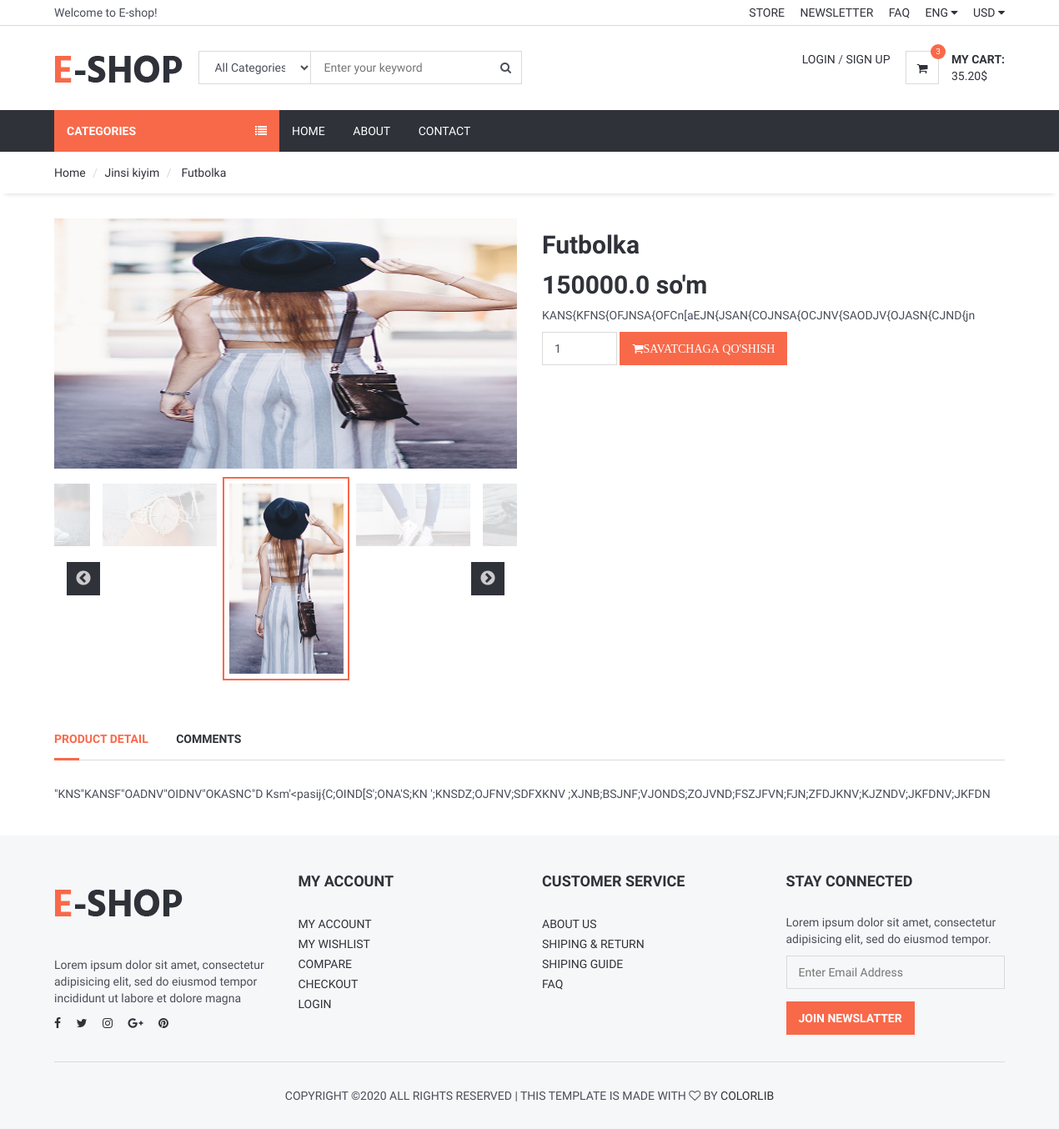
Page /product/1/sport_futbolka on the committed database.
### product/models.py (models this page shows, shortened)
class Product(models.Model):
    STATUS = (
        ('True', 'Mavjud'),
        ('False', 'Mavjud Emas'),
    )
    category = models.ForeignKey(Category, on_delete=models.CASCADE)
    title = models.CharField(max_length=255, unique=True)
    keywords = models.CharField(max_length=255, unique=True)
    description = models.TextField(blank=True)
    image = models.ImageField(blank=True, upload_to='images/')
    price = models.FloatField()
    amount = models.IntegerField()
    minamount = models.IntegerField()
    detail = RichTextUploadingField()
    status = models.CharField(max_length=15, choices=STATUS)
    slug = models.SlugField(null=False, unique=True)
    create_at = models.DateTimeField(auto_now_add=True)
    update_at = models.DateTimeField(auto_now=True)
    def image_tag(self):
        return mark_safe('<img src="{}" height="50">'.format(self.image.url))
    image_tag.short_description = 'Image'

class Category(MPTTModel):
    STATUS = (
        ('True', 'Mavjud'),
        ('False', 'Mavjud Emas'),
    )
    parent = TreeForeignKey('self',
                               blank=True,
                               null=True,
                               related_name='children',
                               on_delete=models.CASCADE)
    title = models.CharField(max_length=50)
    keywords = models.CharField(max_length=255)
    description = models.CharField(max_length=255)
    image = models.ImageField(blank=True, upload_to='images/')
    status = models.CharField(max_length=15, choices=STATUS)
    slug = models.SlugField(null=False, unique=True)
    create_at = models.DateTimeField(auto_now_add=True)
    update_at = models.DateTimeField(auto_now=True)
    class MPTTMeta:
        order_insertion_by = ['title']

class Images(models.Model):
    product = models.ForeignKey(Product, on_delete=models.CASCADE)
    title = models.CharField(max_length=50, blank=True)
    image = models.ImageField(blank=True, upload_to='images/')

### home/views.py (the view)
# urls.py: path('product/<int:id>/<slug:slug>', views.product_detail, name='product_detail'),
def product_detail(request, id, slug):
    category = Category.objects.all()
    product = Product.objects.get(pk=id)
    images = Images.objects.filter(product_id=id)
    comments = Comment.objects.filter(product_id=id, status='True')
    context = {
        'category': category,
        'product': product,
        'images': images,
        'comments': comments,
    }
    return render(request, 'product_detail.html', context)

### home/templates/product_detail.html (shortened to what this page needs)
{% extends 'homebase.html' %}
{% load static %}
{% block sidebar %}{% include 'sidebar.html' %} {% endblock %}
{% block body %}
    <div id="breadcrumb">
        <div class="container">
            <ul class="breadcrumb">
                <li><a href="/">Home</a></li>
                <li><a href="/category/{{ product.category.id }}/{{ product.category.slug }}">{{ product.category.title }}</a></li>
                <li><a href="#"> {{ product.title }}</a></li>
            </ul>
        </div>
    </div>
    <div class="section">
        <div class="container">
            <div class="row">
                <div class="product product-details clearfix">
                    <div class="col-md-6">
                        <div id="product-main-view">
                            <div class="product-view">
                                <img src="{{ product.image.url }}" alt="" style="height: 300px">
                            </div>
                        </div>
                    <div id="product-view">
                        <div class="product-view">
                            <img src="{{ product.image.url }}" alt="" >
                        </div>
                        {% for rs in images %}
                            <div class="product-view">
                                    <img src="{{ rs.image.url }}" alt="" style="height: 75px">
                            </div>
                        {% endfor %}
                    </div>
                    </div>
                <div class="col-md-6">
                    <div class="product-body">
                        <h2 class="product-name">{{ product.title }}</h2>
                        <h2 class="product-name">{{ product.price }} so'm</h2>
                        <p>{{ product.description }}</p>
                    </div>
                    <div class="product-btns">
                        <form action="/order/addtoshopcart/{{ product.id }}" method="post">
                            <div class="qty-input">
                                <input class="input" name="quantity" type="number" value="1" min="1" max="{{ product.amount }}">
                            </div>
                            <button type="submit" class="primary-btn add-to-cart"><i class="fa fa-shopping-cart">Savatchaga qo'shish</i>
                            </button>
                        </form>
                    </div>
                </div>
                </div>
                <div class="col-md-12">
                    <div class="product-tab">
                        <ul class="tab-nav">
                            <li class="active"><a data-toggle="tab" href="#tab1">Product detail</a></li>
                            <li><a data-toggle="tab" href="#tab2">Comments</a></li>
                        </ul>
                        <div class="tab-content">
                            <div id="tab1" class="tab-pane fade in active">
                                <p>
                                    {{ product.detail|safe }}
                                </p>
                            </div>
                        </div>
                    </div>
                </div>
            </div>
        </div>
        </div>
{% endblock %}
{% block footer %}{% include 'footer.html' %}{% endblock %}

### home/static/css/style.css (style rules this page uses)
body { font-family: 'Hind', sans-serif; color: #4A4E5A; overflow-x: hidden; }
h1, h2, h3, h4, h5, h6 { color: #30323A; margin: 0 0 10px; font-weight: 700; }
a { color: #30323A; -webkit-transition: 0.3s color; transition: 0.3s color; }
ul, ol { margin: 0; padding: 0; list-style: none }
.main-btn, .primary-btn { display: inline-block; padding: 10px 15px; text-transform: uppercase; font-weight: 700; border: none; -webkit-transition: 0.3s all; transition: 0.3s all; }
.primary-btn { color: #FFF; background-color: #F8694A; }
.input { width: 100%; height: 40px; padding: 0px 15px; border: none; background-color: transparent; -webkit-box-shadow: 0px 0px 0px 1px #DADADA inset, 0px 0px 0px 5px transparent; box-shadow: 0px 0px 0px 1px #DADADA inset, 0px 0px 0px 5px transparent; -webkit-transition: 0.3s all; transition: 0.3s all; }
.section { padding-top: 30px; padding-bottom: 30px; }
#breadcrumb { -webkit-box-shadow: 0px 6px 6px -6px rgba(0, 0, 0, 0.175); box-shadow: 0px 6px 6px -6px rgba(0, 0, 0, 0.175); }
.breadcrumb { background-color: transparent; border: none; border-radius: 0px; padding: 15px 0px; margin: 0; }
.breadcrumb>li+li:before { color: #DADADA; }
#product-view { margin-top: 10px; margin-bottom: 15px; }
#product-view .product-view.slick-slide { opacity: 0.2; }
#product-view .product-view.slick-slide.slick-current { opacity: 1; -webkit-box-shadow: 0px 0px 0px 2px #F8694A inset; box-shadow: 0px 0px 0px 2px #F8694A inset; }
#product-view .product-view { padding: 7.5px; }
.product-view>img { width: 100%; }
.product.product-details .product-name { margin-top: 15px; }
.product.product-details .qty-input { display: inline-block; }
.product.product-details .qty-input .input { width: 90px; }
.product-tab { margin-top: 30px; }
.product-tab .tab-nav { border-bottom: 1px solid #DADADA; margin-bottom: 30px; }
.product-tab .tab-nav li { display: inline-block; }
.product-tab .tab-nav li+li { margin-left: 30px; }
.product-tab .tab-nav li a { display: block; padding: 15px 0px; text-transform: uppercase; font-weight: 700; }
.product-tab .tab-nav li.active { position: relative; }
.product-tab .tab-nav li.active a { color: #F8694A; }
.product-tab .tab-nav li.active a:after { content: ""; position: absolute; left: 0; bottom: -1.5px; height: 3px; width: 30px; background-color: #F8694A; }

### rows in the picture
Product: category "Jinsi kiyim", title "Futbolka", image (picture), price "150000.0", description "KANS{KFNS{OFJNSA{OFCn[aEJN{JSAN{COJNSA{OCJNV{SAODJV{OJASN{CJND{jn", detail "\"KNS\"KANSF\"OADNV\"OIDNV\"OKASNC\"D Ksm'<pasij{C;OIND[S';ONA'S;KN ';KNSDZ;OJFNV;SDFXKNV ;XJNB;BSJNF;VJONDS;ZOJVND;FSZJFVN;FJN;ZFDJKNV;KJZNDV;JKFDNV;JKFDN"
Images: image (picture)
Images: image (picture)
Images: image (picture)
Images: image (picture)
